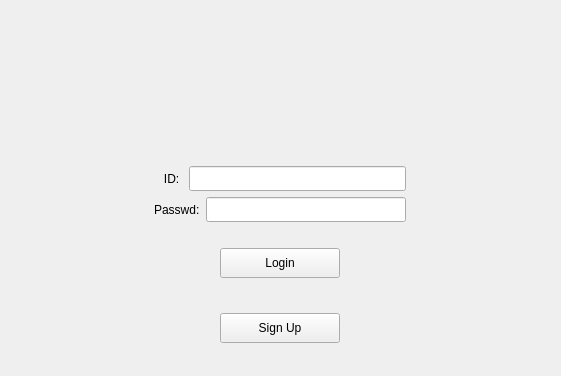
<?xml version="1.0" encoding="UTF-8"?>
<ui version="4.0">
 <class>MainWindow</class>
 <widget class="QMainWindow" name="MainWindow">
  <property name="geometry">
   <rect>
    <x>0</x>
    <y>0</y>
    <width>561</width>
    <height>376</height>
   </rect>
  </property>
  <property name="windowTitle">
   <string>MainWindow</string>
  </property>
  <widget class="QWidget" name="centralWidget">
   <widget class="QWidget" name="layoutWidget">
    <property name="geometry">
     <rect>
      <x>24</x>
      <y>21</y>
      <width>511</width>
      <height>345</height>
     </rect>
    </property>
    <layout class="QGridLayout" name="gridLayout">
     <property name="sizeConstraint">
      <enum>QLayout::SetMinimumSize</enum>
     </property>
     <item row="0" column="0">
      <layout class="QHBoxLayout" name="horizontalLayout">
       <property name="topMargin">
        <number>10</number>
       </property>
       <property name="bottomMargin">
        <number>20</number>
       </property>
       <item>
        <spacer name="horizontalSpacer">
         <property name="orientation">
          <enum>Qt::Horizontal</enum>
         </property>
         <property name="sizeHint" stdset="0">
          <size>
           <width>40</width>
           <height>20</height>
          </size>
         </property>
        </spacer>
       </item>
       <item>
        <widget class="QLabel" name="label">
         <property name="minimumSize">
          <size>
           <width>80</width>
           <height>80</height>
          </size>
         </property>
         <property name="maximumSize">
          <size>
           <width>80</width>
           <height>80</height>
          </size>
         </property>
         <property name="text">
          <string>&lt;html&gt;&lt;head/&gt;&lt;body&gt;&lt;p&gt;&lt;img src=&quot;:/new/images/main264x.png&quot;/&gt;&lt;/p&gt;&lt;/body&gt;&lt;/html&gt;</string>
         </property>
        </widget>
       </item>
       <item>
        <spacer name="horizontalSpacer_2">
         <property name="orientation">
          <enum>Qt::Horizontal</enum>
         </property>
         <property name="sizeHint" stdset="0">
          <size>
           <width>40</width>
           <height>20</height>
          </size>
         </property>
        </spacer>
       </item>
      </layout>
     </item>
     <item row="1" column="0">
      <layout class="QHBoxLayout" name="horizontalLayout_3">
       <item>
        <spacer name="horizontalSpacer_4">
         <property name="orientation">
          <enum>Qt::Horizontal</enum>
         </property>
         <property name="sizeHint" stdset="0">
          <size>
           <width>40</width>
           <height>20</height>
          </size>
         </property>
        </spacer>
       </item>
       <item>
        <layout class="QVBoxLayout" name="verticalLayout">
         <item>
          <layout class="QHBoxLayout" name="horizontalLayout_5">
           <item>
            <widget class="QLabel" name="label_2">
             <property name="text">
              <string>   ID: </string>
             </property>
            </widget>
           </item>
           <item>
            <widget class="QLineEdit" name="id">
             <property name="minimumSize">
              <size>
               <width>200</width>
               <height>25</height>
              </size>
             </property>
             <property name="maximumSize">
              <size>
               <width>250</width>
               <height>25</height>
              </size>
             </property>
            </widget>
           </item>
          </layout>
         </item>
         <item>
          <layout class="QHBoxLayout" name="horizontalLayout_6">
           <item>
            <widget class="QLabel" name="label_3">
             <property name="text">
              <string>Passwd:</string>
             </property>
            </widget>
           </item>
           <item>
            <widget class="QLineEdit" name="passwd">
             <property name="minimumSize">
              <size>
               <width>200</width>
               <height>25</height>
              </size>
             </property>
             <property name="maximumSize">
              <size>
               <width>250</width>
               <height>25</height>
              </size>
             </property>
            </widget>
           </item>
          </layout>
         </item>
         <item>
          <layout class="QHBoxLayout" name="horizontalLayout_4">
           <property name="topMargin">
            <number>20</number>
           </property>
           <property name="bottomMargin">
            <number>10</number>
           </property>
           <item>
            <spacer name="horizontalSpacer_7">
             <property name="orientation">
              <enum>Qt::Horizontal</enum>
             </property>
             <property name="sizeHint" stdset="0">
              <size>
               <width>40</width>
               <height>20</height>
              </size>
             </property>
            </spacer>
           </item>
           <item>
            <widget class="QPushButton" name="login">
             <property name="minimumSize">
              <size>
               <width>120</width>
               <height>30</height>
              </size>
             </property>
             <property name="maximumSize">
              <size>
               <width>120</width>
               <height>30</height>
              </size>
             </property>
             <property name="styleSheet">
              <string notr="true">border-image: url(:/new/images/button.png);</string>
             </property>
             <property name="text">
              <string>Login</string>
             </property>
            </widget>
           </item>
           <item>
            <spacer name="horizontalSpacer_8">
             <property name="orientation">
              <enum>Qt::Horizontal</enum>
             </property>
             <property name="sizeHint" stdset="0">
              <size>
               <width>40</width>
               <height>20</height>
              </size>
             </property>
            </spacer>
           </item>
          </layout>
         </item>
        </layout>
       </item>
       <item>
        <spacer name="horizontalSpacer_3">
         <property name="orientation">
          <enum>Qt::Horizontal</enum>
         </property>
         <property name="sizeHint" stdset="0">
          <size>
           <width>40</width>
           <height>20</height>
          </size>
         </property>
        </spacer>
       </item>
      </layout>
     </item>
     <item row="2" column="0">
      <layout class="QHBoxLayout" name="horizontalLayout_2">
       <property name="topMargin">
        <number>10</number>
       </property>
       <item>
        <spacer name="horizontalSpacer_5">
         <property name="orientation">
          <enum>Qt::Horizontal</enum>
         </property>
         <property name="sizeHint" stdset="0">
          <size>
           <width>40</width>
           <height>20</height>
          </size>
         </property>
        </spacer>
       </item>
       <item>
        <widget class="QPushButton" name="signUp">
         <property name="minimumSize">
          <size>
           <width>120</width>
           <height>30</height>
          </size>
         </property>
         <property name="maximumSize">
          <size>
           <width>120</width>
           <height>30</height>
          </size>
         </property>
         <property name="styleSheet">
          <string notr="true">
border-image: url(:/new/images/button.png);</string>
         </property>
         <property name="text">
          <string>Sign Up</string>
         </property>
        </widget>
       </item>
       <item>
        <spacer name="horizontalSpacer_6">
         <property name="orientation">
          <enum>Qt::Horizontal</enum>
         </property>
         <property name="sizeHint" stdset="0">
          <size>
           <width>40</width>
           <height>20</height>
          </size>
         </property>
        </spacer>
       </item>
      </layout>
     </item>
    </layout>
   </widget>
  </widget>
 </widget>
 <layoutdefault spacing="6" margin="11"/>
 <resources/>
 <connections/>
</ui>
